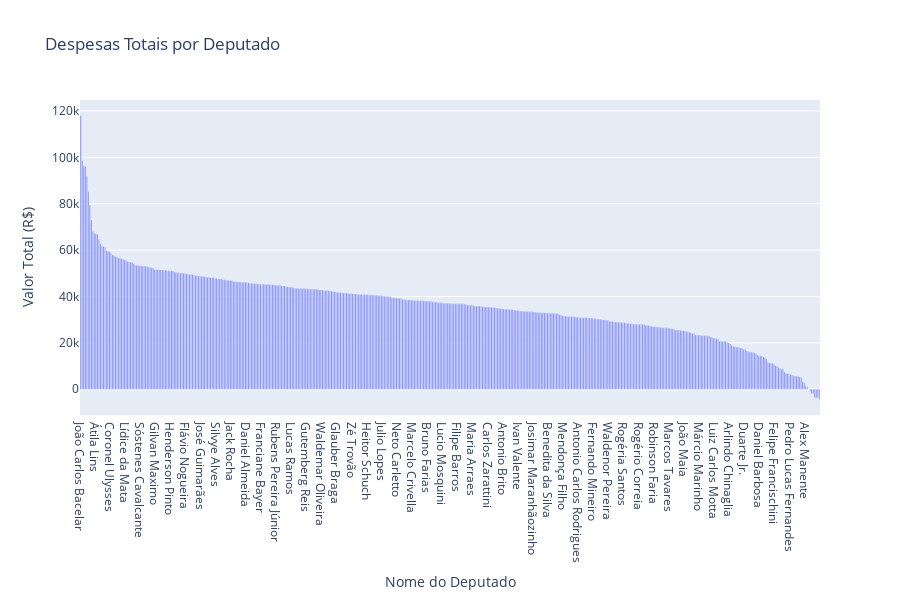
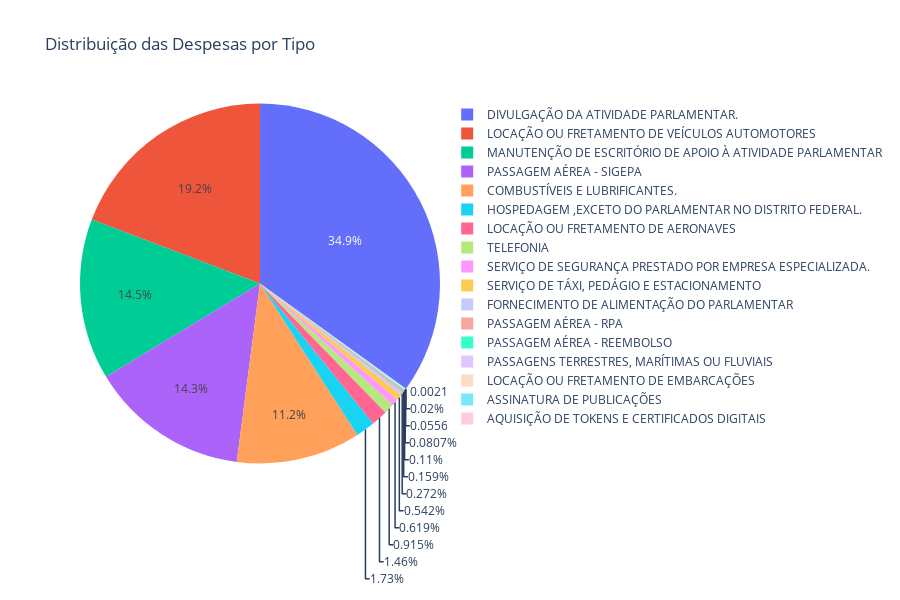
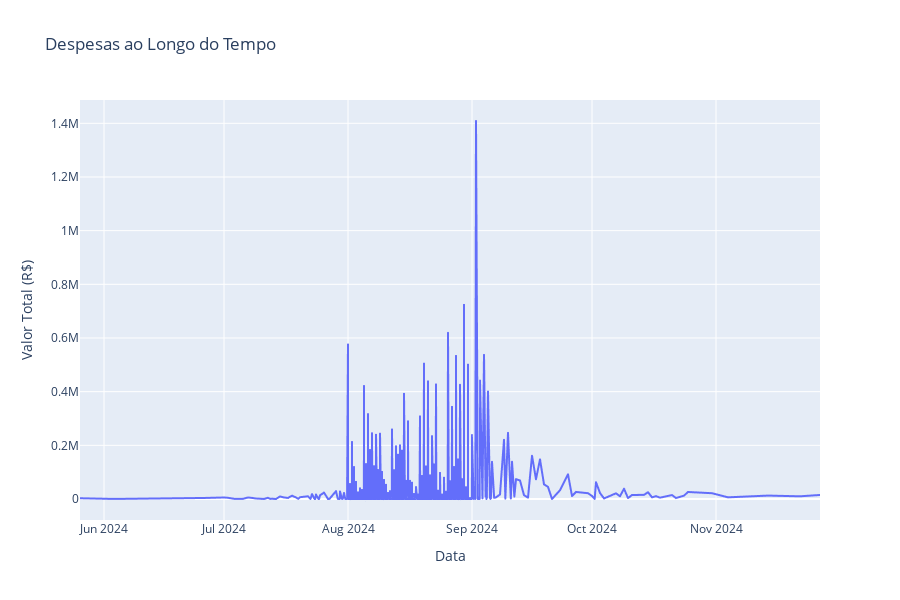

Notebook code for these charts, in order:
### Code cell
import pandas as pd
import plotly.express as px
import plotly.graph_objects as go

# Carregando os dados
df = pd.read_parquet('./data/serie_despesas_diarias_deputados.parquet')

# Convertendo a coluna 'dataDocumento' para datetime
df['dataDocumento'] = pd.to_datetime(df['dataDocumento'])

# Análise 1: Despesas totais por deputado
despesas_por_deputado = df.groupby('nome')['valorLiquido'].sum().reset_index()
fig1 = px.bar(despesas_por_deputado, x='nome', y='valorLiquido',
              title='Despesas Totais por Deputado',
              labels={'nome': 'Nome do Deputado', 'valorLiquido': 'Valor Total (R$)'},
              height=600)
fig1.update_layout(xaxis={'categoryorder':'total descending'}) #ordena pelo maior valor


# Análise 2: Distribuição das despesas por tipo
despesas_por_tipo = df.groupby('tipoDespesa')['valorLiquido'].sum().reset_index()
fig2 = px.pie(despesas_por_tipo, values='valorLiquido', names='tipoDespesa',
              title='Distribuição das Despesas por Tipo',
              height=600)


# Análise 3: Despesas ao longo do tempo
despesas_ao_longo_do_tempo = df.groupby('dataDocumento')['valorLiquido'].sum().reset_index()
fig3 = px.line(despesas_ao_longo_do_tempo, x='dataDocumento', y='valorLiquido',
              title='Despesas ao Longo do Tempo',
              labels={'dataDocumento': 'Data', 'valorLiquido': 'Valor Total (R$)'},
              height=600)


fig1.show()
fig2.show()
fig3.show()

### Figure 1 — Plotly figure (JSON) as saved in the notebook; plotly's stock layout.template omitted (floating-point values rounded to 4 significant figures; data arrays with more than 128 entries replaced by an {"elided": "..."} marker saying what was removed)
{"data": [{"alignmentgroup": "True", "hovertemplate": "Nome do Deputado=%{x}<br>Valor Total (R$)=%{y}<extra></extra>", "legendgroup": "", "marker": {"color": "#636efa", "pattern": {"shape": ""}}, "name": "", "offsetgroup": "", "orientation": "v", "showlegend": false, "textposition": "auto", "type": "bar", "x": {"elided": "490 str values"}, "xaxis": "x", "y": {"elided": "490 float values"}, "yaxis": "y"}], "layout": {"barmode": "relative", "height": 600, "legend": {"tracegroupgap": 0}, "title": {"text": "Despesas Totais por Deputado"}, "xaxis": {"anchor": "y", "categoryorder": "total descending", "domain": [0, 1], "title": {"text": "Nome do Deputado"}}, "yaxis": {"anchor": "x", "domain": [0, 1], "title": {"text": "Valor Total (R$)"}}}}

### Figure 2 — Plotly figure (JSON) as saved in the notebook; plotly's stock layout.template omitted (floating-point values rounded to 4 significant figures)
{"data": [{"domain": {"x": [0, 1], "y": [0, 1]}, "hovertemplate": "tipoDespesa=%{label}<br>valorLiquido=%{value}<extra></extra>", "labels": ["AQUISIÇÃO DE TOKENS E CERTIFICADOS DIGITAIS", "ASSINATURA DE PUBLICAÇÕES", "COMBUSTÍVEIS E LUBRIFICANTES.", "DIVULGAÇÃO DA ATIVIDADE PARLAMENTAR.", "FORNECIMENTO DE ALIMENTAÇÃO DO PARLAMENTAR", "HOSPEDAGEM ,EXCETO DO PARLAMENTAR NO DISTRITO FEDERAL.", "LOCAÇÃO OU FRETAMENTO DE AERONAVES", "LOCAÇÃO OU FRETAMENTO DE EMBARCAÇÕES", "LOCAÇÃO OU FRETAMENTO DE VEÍCULOS AUTOMOTORES", "MANUTENÇÃO DE ESCRITÓRIO DE APOIO À ATIVIDADE PARLAMENTAR", "PASSAGEM AÉREA - REEMBOLSO", "PASSAGEM AÉREA - RPA", "PASSAGEM AÉREA - SIGEPA", "PASSAGENS TERRESTRES, MARÍTIMAS OU FLUVIAIS", "SERVIÇO DE SEGURANÇA PRESTADO POR EMPRESA ESPECIALIZADA.", "SERVIÇO DE TÁXI, PEDÁGIO E ESTACIONAMENTO", "TELEFONIA"], "legendgroup": "", "name": "", "showlegend": true, "type": "pie", "values": [374.9, 3566.0, 1989000.0, 6227000.0, 48420.0, 307400.0, 260200.0, 9900, 3425000.0, 2575000.0, 19520.0, 28410.0, 2542000.0, 14390.0, 110200.0, 96660.0, 163000.0]}], "layout": {"height": 600, "legend": {"tracegroupgap": 0}, "title": {"text": "Distribuição das Despesas por Tipo"}}}

### Figure 3 — Plotly figure (JSON) as saved in the notebook; plotly's stock layout.template omitted (floating-point values rounded to 4 significant figures; data arrays with more than 128 entries replaced by an {"elided": "..."} marker saying what was removed)
{"data": [{"hovertemplate": "Data=%{x}<br>Valor Total (R$)=%{y}<extra></extra>", "legendgroup": "", "line": {"color": "#636efa", "dash": "solid"}, "marker": {"symbol": "circle"}, "mode": "lines", "name": "", "showlegend": false, "type": "scattergl", "x": {"elided": "3176 str values"}, "xaxis": "x", "y": {"elided": "3176 float values"}, "yaxis": "y"}], "layout": {"height": 600, "legend": {"tracegroupgap": 0}, "title": {"text": "Despesas ao Longo do Tempo"}, "xaxis": {"anchor": "y", "domain": [0, 1], "title": {"text": "Data"}}, "yaxis": {"anchor": "x", "domain": [0, 1], "title": {"text": "Valor Total (R$)"}}}}
